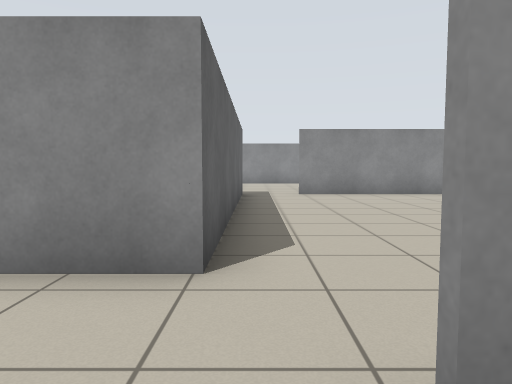
view 1 (above)

17 first-person views from a walk through a robot-simulator world made for Stage. The camera is 0.86 m above the floor, tilts 4° down and sees 70° across. Floor lines are 1 m apart. The floor is counted in squares, 1 m on a side. Each view is taken from the middle of a square. On the plan, view 1 faces up. The plan holds only what a view shows up to about 12 squares ahead; the rest is blank. Robots are left out.

view 2
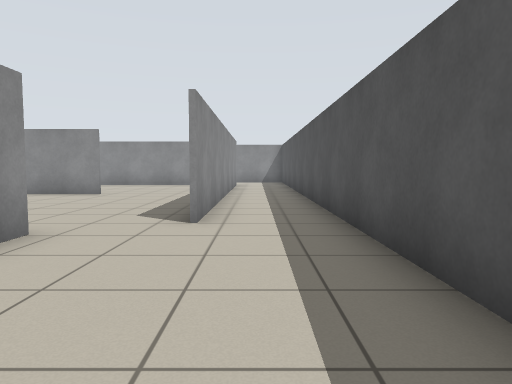

view 3
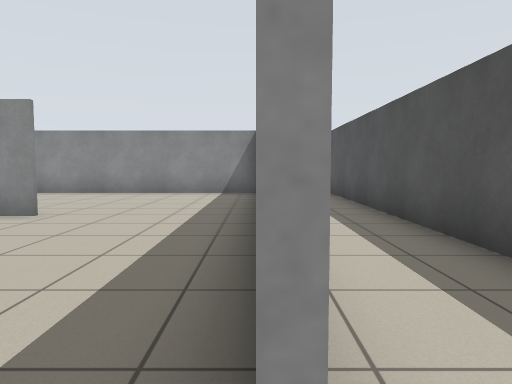

view 4
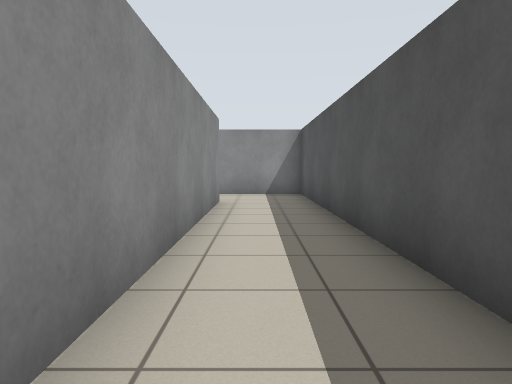

view 5
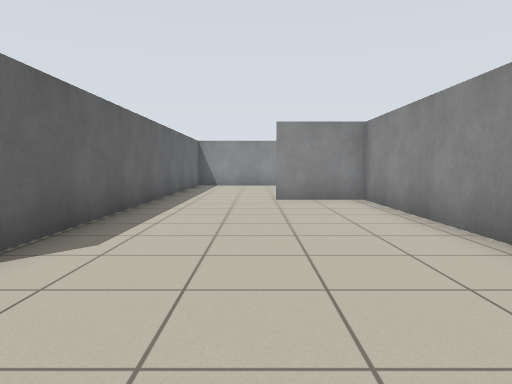

view 6
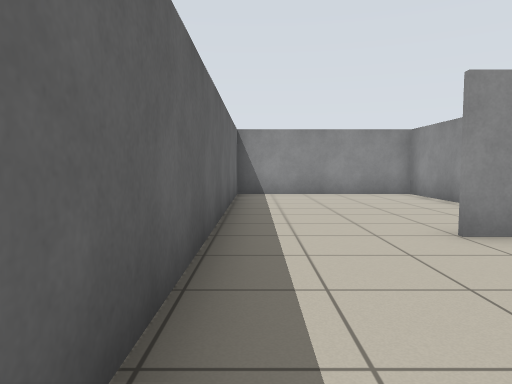

view 7
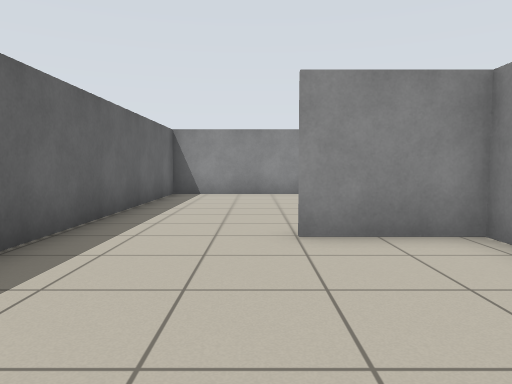

view 8
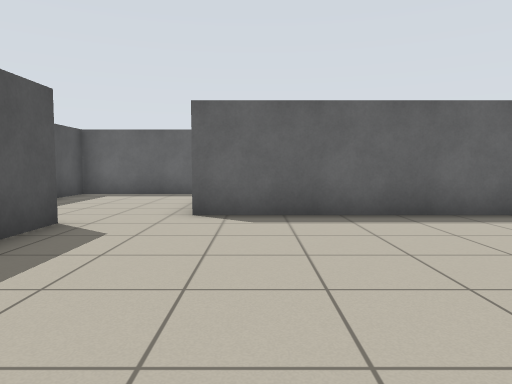

view 9
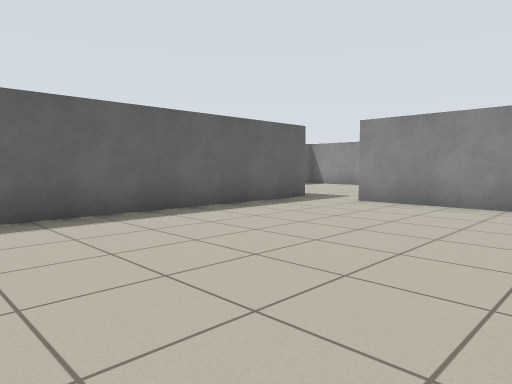

view 10
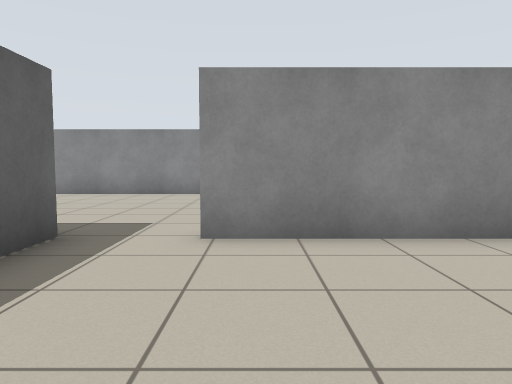

view 11
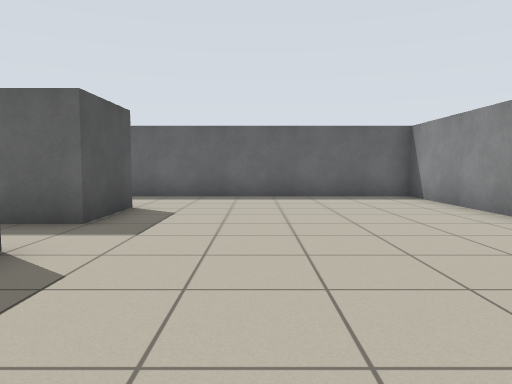

view 12
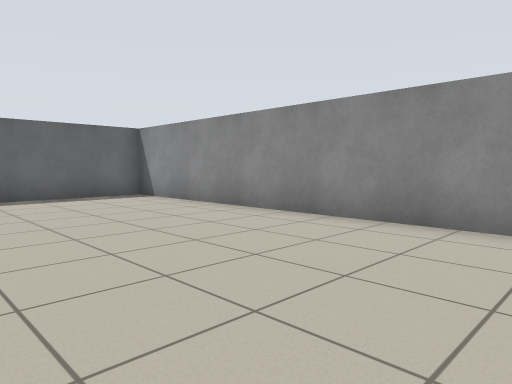

view 13
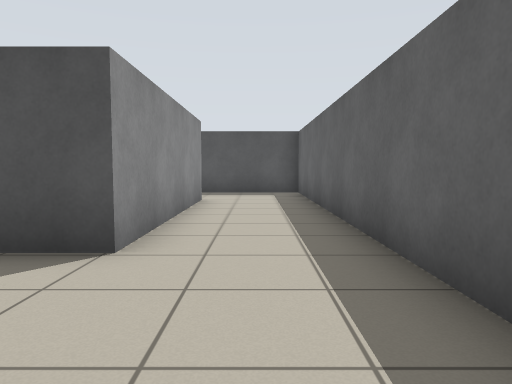

view 14
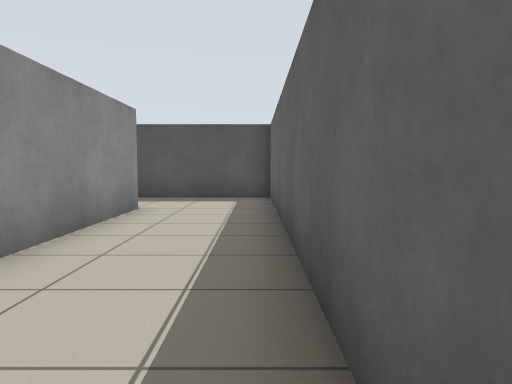

view 15
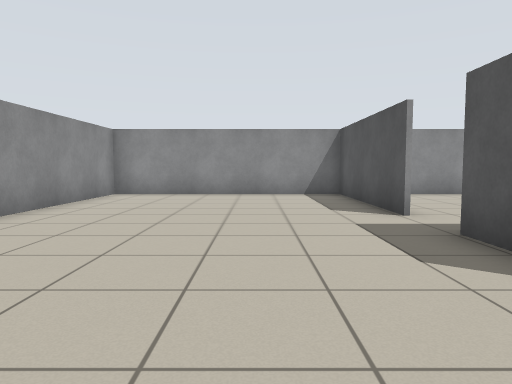

view 16
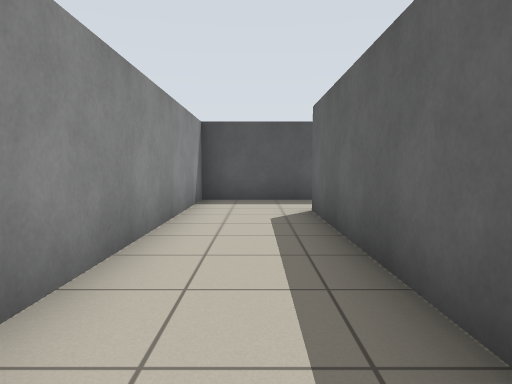

view 17
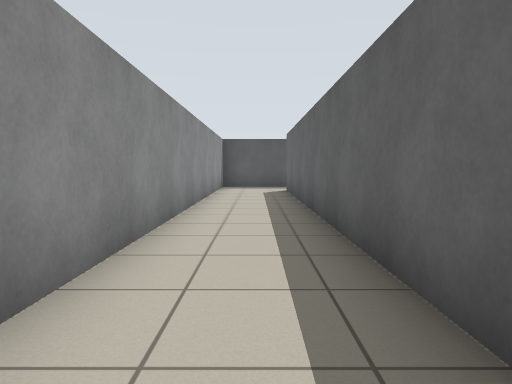

### Floor plan
Ten units are one square. View 1 is at (0, 0); x grows to the right and y downward. Boxes are objects, and circles mark ways between rooms. Rooms are numbered by the first view taken in them; rooms with no view inside come last. Other rooms are left out.
<svg viewBox="-59 -190 208 209">
<path fill="none" stroke="#000" d="M-4 -29 -21 -29M-54 -21 -54 14 144 14 144 -121M119 -125 119 -9 5 -9M63 -48 63 -92M59 -113 12 -113M-4 -114 -4 -29M118 -10 118 -113 95 -113M118 -155 118 -184 61 -184M5 -10 19 -10M64 -185 64 -56M12 -114 63 -114 63 -185M-26 -55 -26 -114 -4 -114M61 -184 -54 -184 -54 -30 -18 -30"/>
<circle cx="0" cy="-20" r="3" fill="#2a7"/>
<circle cx="10" cy="-110" r="3" fill="#2a7"/>
<text x="70" y="0">1</text>
<text x="70" y="-80">2</text>
<text x="-10" y="-130">3</text>
</svg>
Room 1 opens to room 2. Room 2 opens to room 3.

Where each view was taken, in squares from view 1:
view 1: 0 up, 0 right, facing up
view 2: 0 up, 5 left, facing right
view 3: 1 up, 0 right, facing right
view 4: 0 up, 3 right, facing right
view 5: 2 up, 9 right, facing up
view 6: 7 up, 7 right, facing up
view 7: 7 up, 9 right, facing up
view 8: 4 up, 6 right, facing left
view 9: 3 up, 6 right, facing up-left
view 10: 7 up, 2 right, facing up
view 11: 14 up, 5 right, facing left
view 12: 13 up, 5 right, facing up-left
view 13: 15 up, 4 left, facing down
view 14: 13 up, 5 left, facing down
view 15: 14 up, 5 left, facing right
view 16: 8 up, 13 right, facing down
view 17: 14 up, 13 right, facing down
